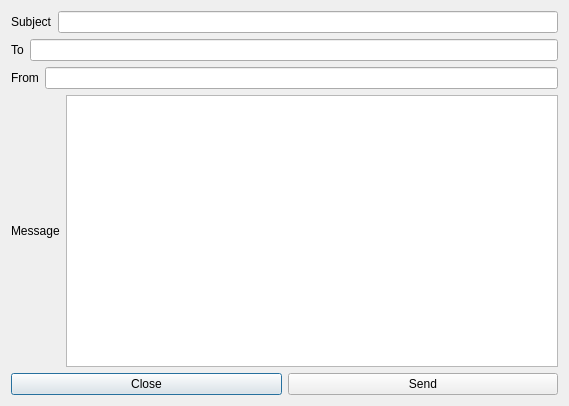
<?xml version="1.0" encoding="UTF-8"?>
<ui version="4.0">
 <class>Dialog</class>
 <widget class="QDialog" name="Dialog">
  <property name="geometry">
   <rect>
    <x>0</x>
    <y>0</y>
    <width>569</width>
    <height>406</height>
   </rect>
  </property>
  <property name="windowTitle">
   <string>Dialog</string>
  </property>
  <layout class="QVBoxLayout" name="verticalLayout_2">
   <item>
    <layout class="QVBoxLayout" name="verticalLayout">
     <item>
      <layout class="QHBoxLayout" name="horizontalLayout">
       <item>
        <widget class="QLabel" name="label">
         <property name="text">
          <string>Subject</string>
         </property>
        </widget>
       </item>
       <item>
        <widget class="QLineEdit" name="lineEdit"/>
       </item>
      </layout>
     </item>
     <item>
      <layout class="QHBoxLayout" name="horizontalLayout_2">
       <item>
        <widget class="QLabel" name="label_2">
         <property name="text">
          <string>To</string>
         </property>
        </widget>
       </item>
       <item>
        <widget class="QLineEdit" name="lineEdit_2"/>
       </item>
      </layout>
     </item>
     <item>
      <layout class="QHBoxLayout" name="horizontalLayout_3">
       <item>
        <widget class="QLabel" name="label_3">
         <property name="text">
          <string>From</string>
         </property>
        </widget>
       </item>
       <item>
        <widget class="QLineEdit" name="lineEdit_3"/>
       </item>
      </layout>
     </item>
     <item>
      <layout class="QHBoxLayout" name="horizontalLayout_4">
       <item>
        <widget class="QLabel" name="label_4">
         <property name="text">
          <string>Message</string>
         </property>
        </widget>
       </item>
       <item>
        <widget class="QTextEdit" name="textEdit"/>
       </item>
      </layout>
     </item>
     <item>
      <layout class="QHBoxLayout" name="horizontalLayout_5">
       <item>
        <widget class="QPushButton" name="pushButton">
         <property name="text">
          <string>Close</string>
         </property>
        </widget>
       </item>
       <item>
        <widget class="QPushButton" name="pushButton_2">
         <property name="text">
          <string>Send</string>
         </property>
        </widget>
       </item>
      </layout>
     </item>
    </layout>
   </item>
  </layout>
 </widget>
 <layoutdefault spacing="6" margin="11"/>
 <resources/>
 <connections>
  <connection>
   <sender>pushButton</sender>
   <signal>clicked()</signal>
   <receiver>Dialog</receiver>
   <slot>close()</slot>
   <hints>
    <hint type="sourcelabel">
     <x>134</x>
     <y>368</y>
    </hint>
    <hint type="destinationlabel">
     <x>131</x>
     <y>387</y>
    </hint>
   </hints>
  </connection>
 </connections>
</ui>
